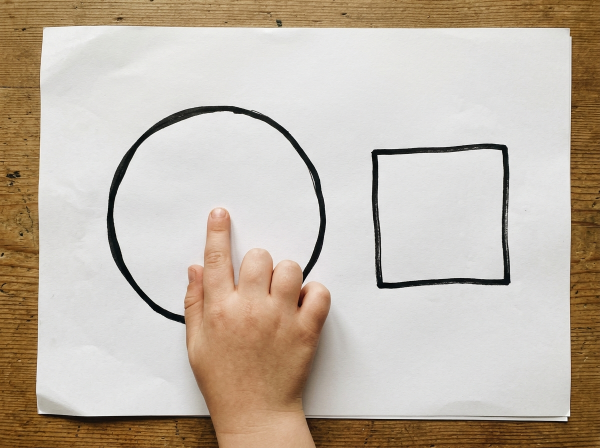
#> input picture paper-drum/test/fixtures/hand.jpg, 1200 x 896 px (shown at 1/2 size)
$ python make-fixtures.py
#> lines starting #> are read from the running program, lines starting #| are printed output that depends on the picture; after the words box and inside, x2 and y2 are one past the last pixel; in counts of white or black regions, pixels touching at a corner belong together
"""Fake camera and microphone for the headless check (e2e.mjs).

fixtures/hand.jpg is a generated photo (Gemini, via Muninn's image tool): a drawn circle and square on paper, a
child's index finger inside the circle. fixtures/nohand.png is the same picture with the hand painted out and the
circle's hidden arc redrawn, so the page can see the whole drawing before the hand arrives, as it would in use.
fake.y4m: 1.5 s without the hand, then 8.5 s with it, 640x480 at 30 fps (Chromium loops it).
fake.wav: 10 s, room noise at -60 dBFS and seven taps, one a second from 3 s, at -20 dBFS.
"""
import numpy as np, wave
from PIL import Image, ImageDraw
from pathlib import Path
F = Path(__file__).resolve().parent / "fixtures"
img = Image.open(F / "hand.jpg").convert("RGB")
#> img is the input picture: PIL image 1200x896 RGB; mean R, G, B 193.8, 182, 168.2
a = np.asarray(img).astype(np.float32)
r, g, b = a[..., 0], a[..., 1], a[..., 2]
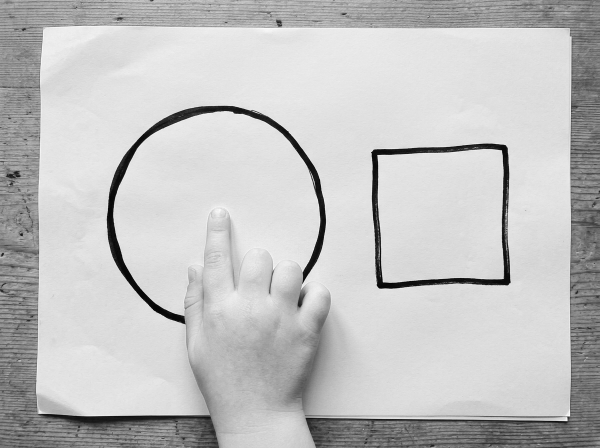
#> r: shape (896, 1200) float32 (shown at 1/2 size); min 0, max 255, mean 193.8
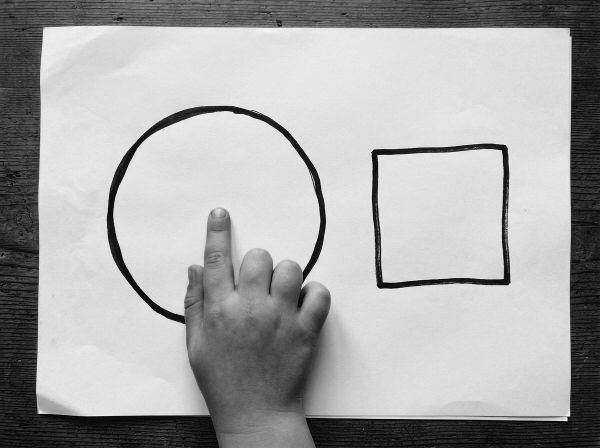
#> b: shape (896, 1200) float32 (shown at 1/2 size); min 0, max 253, mean 168.2
H, W = r.shape
#> H = 896; W = 1200
yy, xx = np.mgrid[0:H, 0:W]
# skin: redder than it is blue, not paper-white, below the circle's top, in the hand's columns
skin = (r - b > 25) & (r > 120) & (r < 250) & (yy > 380) & (xx > 340) & (xx < 700)
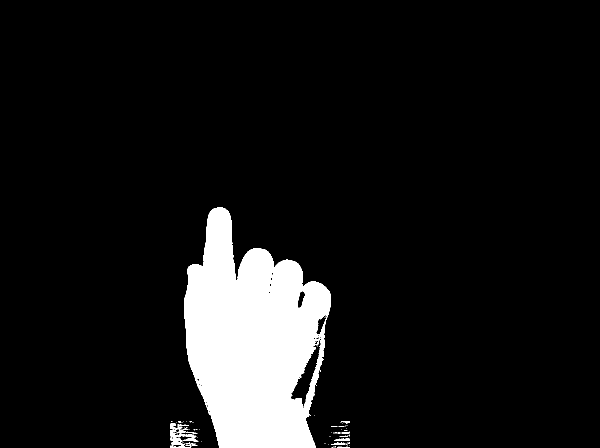
#> skin: shape (896, 1200) bool (shown at 1/2 size); 8.9% white; 71 white regions (56 under 20 px), largest, box (x1, y1, x2, y2) and area: (368, 415, 662, 896) 93962, (341, 860, 395, 875) 394, (341, 874, 383, 896) 373
paper = (r > 200) & (g > 200) & (b > 200) & (yy > 600) & (yy < 820) & (xx > 150) & (xx < 330)   # paper near the hand
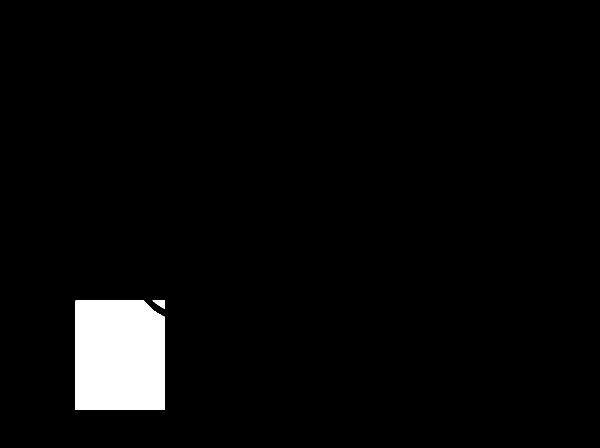
#> paper: shape (896, 1200) bool (shown at 1/2 size); 3.6% white; 2 white regions, box (x1, y1, x2, y2) and area: (151, 601, 330, 820) 38399, (305, 601, 330, 618) 240
pc = a[paper].mean(0)
#> pc = [222.3, 222.3, 222]
m = Image.fromarray((skin * 255).astype(np.uint8)).filter(__import__("PIL.ImageFilter", fromlist=["x"]).MaxFilter(15))
#> m: PIL image 1200x896 L; 10.8% white; 3 white regions, box (x1, y1, x2, y2) and area: (361, 408, 669, 896) 108262, (334, 835, 410, 896) 4186, (642, 835, 707, 896) 3202
mask = np.asarray(m) > 0
out = a.copy(); out[mask] = pc
# the paper's lower edge runs behind the hand; continue it as the table colour below y=830
out[mask & (yy > 828)] = np.array([150, 105, 60], np.float32)
o = Image.fromarray(out.clip(0, 255).astype(np.uint8))
d = ImageDraw.Draw(o)
d.ellipse([214, 213, 650, 646], outline=(25, 25, 25), width=11)   # redraw the circle (only its hidden arc changes)
o.save(F / "nohand.png")
print("hand pixels painted out:", int(mask.sum()))
#| hand pixels painted out: 115650

def yuv420(im):
    im = im.resize((640, 480), Image.BILINEAR)
    x = np.asarray(im).astype(np.float32)
    Y = 0.257 * x[..., 0] + 0.504 * x[..., 1] + 0.098 * x[..., 2] + 16
    U = -0.148 * x[..., 0] - 0.291 * x[..., 1] + 0.439 * x[..., 2] + 128
    V = 0.439 * x[..., 0] - 0.368 * x[..., 1] - 0.071 * x[..., 2] + 128
    sub = lambda c: c.reshape(240, 2, 320, 2).mean((1, 3))
    return b"".join(np.clip(c, 0, 255).astype(np.uint8).tobytes() for c in (Y, sub(U), sub(V)))
fa, fb = yuv420(o), yuv420(img)
#> in yuv420 (call 2), `Y = 0.257 * x[..., 0] + 0.504 * x[..., 1] + 0.098 * x[..., 2] + 16`:
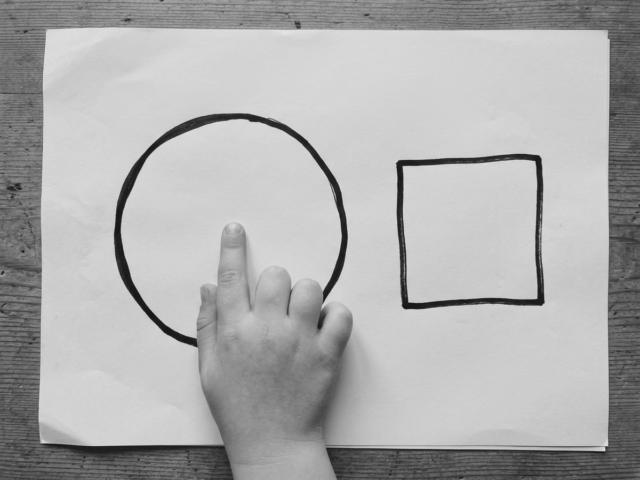
#> Y: shape (480, 640) float32; min 22.74, max 227.5, mean 174
#> in yuv420 (call 2), `U = -0.148 * x[..., 0] - 0.291 * x[..., 1] + 0.439 * x[..., 2] + 128`:
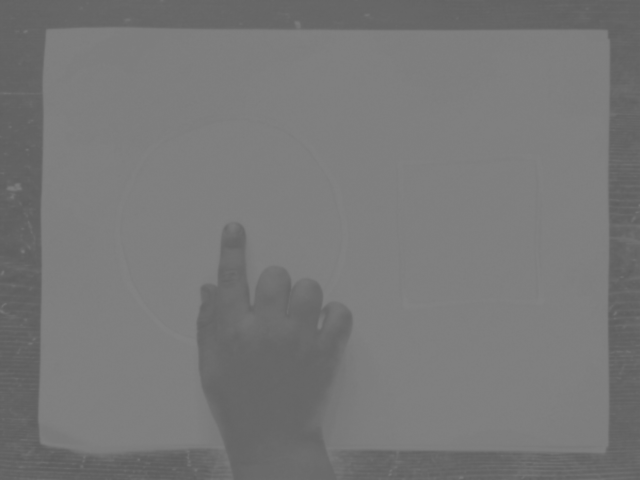
#> U: shape (480, 640) float32; min 92.65, max 130.9, mean 120.2
#> in yuv420 (call 2), `V = 0.439 * x[..., 0] - 0.368 * x[..., 1] - 0.071 * x[..., 2] + 128`:
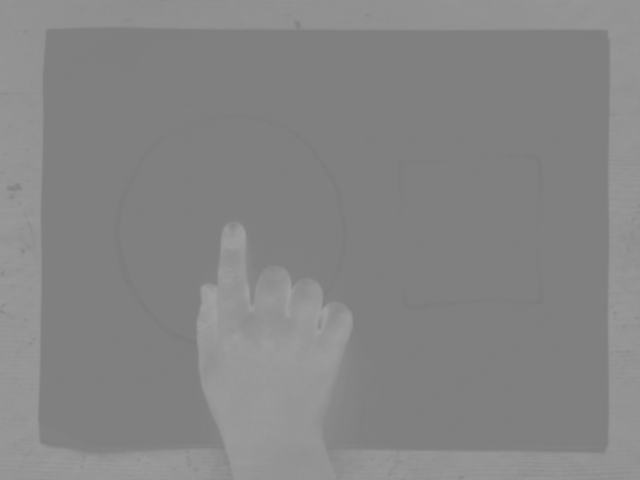
#> V: shape (480, 640) float32; min 123.4, max 162, mean 134.2
with open(F / "fake.y4m", "wb") as f:
    f.write(b"YUV4MPEG2 W640 H480 F30:1 Ip A1:1 C420jpeg\n")
    for k in range(300):
#> (the run stopped early here; a loop or call above may not have finished)
